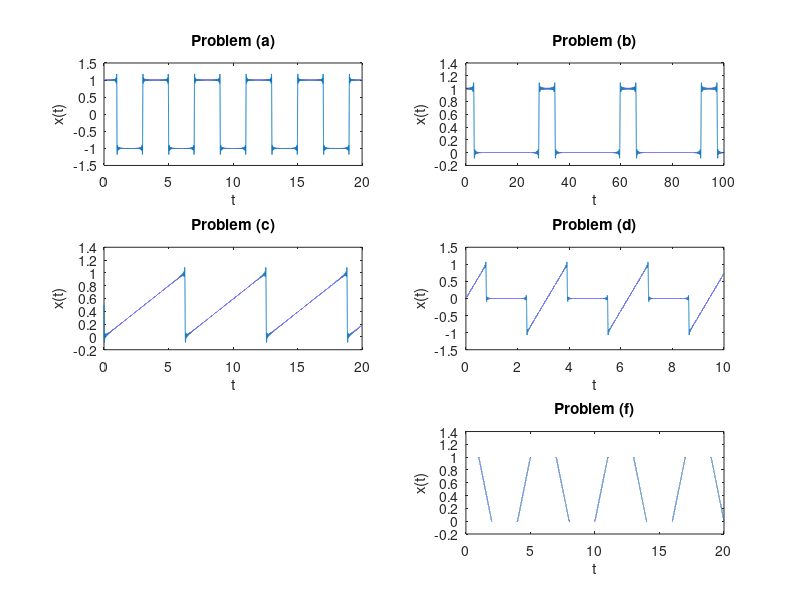

Recreate this plot in MATLAB.
clear;
clc;
%(a)
t = linspace(0,20,1e5);
xsum = zeros(size(t));
w = (pi/2);
mag = zeros(1,100);
num = zeros(1,100);
phase = zeros(1,100);
for n = 1:100
   xsum = xsum + (1 / (n*pi)) * ( 3*sin((n*pi)/2) - sin((n*pi*3)/2) ) * cos((n*w*t));
   x = (1 / (n*pi)) * ( 3*sin((n*pi)/2) - sin((n*pi*3)/2) ) * cos((n*w*t));
   mag(n) = max(x);
   num(n) = n;
   phase(n) = 0;
end
subplot(3,2,1);
plot(t, xsum)
title('Problem (a)');
xlabel('t');
ylabel('x(t)');

% (b)

t = linspace(0,100,1e5);
xsum = zeros(size(t));
w = (1/5);
a = 1/5;
xsum = a;
mag = zeros(1,100);
num = zeros(1,100);
phase = zeros(1,100);

for n = 1:100
   xsum = xsum + ( 2/(pi*n)*sin((n*pi)/5) ) * cos((n*w*t) );
   x = ( 2/(pi*n)*sin((n*pi)/5) ) * cos((n*w*t) );
   mag(n) = max(x);
   num(n) = n;
   phase(n) = 0;
end

%stemplot(mag, num)
%stemplot(phase, num)

subplot(3,2,2);
plot(t, xsum)
title('Problem (b)');
xlabel('t');
ylabel('x(t)');

% (c)

t = linspace(0,20,1e5);
xsum = zeros(size(t));
w = (1);
a = 1/2;
xsum = a;
for n = 1:100
   xsum = xsum + 1./(n.*pi) .* cos((n.*w.*t + (pi/2) ));
end

subplot(3,2,3);
plot(t, xsum)
title('Problem (c)');
xlabel('t');
ylabel('x(t)');

%(d) again

t = linspace(0,10,1e5);
xsum = zeros(size(t));
w = (2);
a = 0;
for n = 1:100
   xsum = xsum + (2./(pi.*n))*((2./(pi.*n)).*sin((pi.*n)./2) - cos((pi.*n)./2)) .* cos((n.*w.*t - ((pi)/2) ));
end

subplot(3,2,4);
plot(t, xsum)
title('Problem (d)');
xlabel('t');
ylabel('x(t)');

% (e) again


t = linspace(0,10,1e5);
xsum = zeros(size(t));
w = (2*pi)/3;
a = (1/6);
xsum = a;
for n = 1:100
    numerator = ( ((2*pi*n)/3)*cos((2*pi*n)/3) - sin((2*pi*n)/3) );
    denominator = ( cos((2*pi*n)/3) + ((2*pi*n)/3)*sin((2*pi*n)/3) - 1 );
    theta = atan( numerator / denominator );
   Cn = (3/(2*(pi^2)*(n^2))) * sqrt( 2 + (4*(pi^2)*(n^2))/9 -2*cos((2*pi*n)/3) - ((4*pi*n)/3)*sin((2*pi*n)/3) );
   xsum = xsum + Cn .* cos((n.*w.*t + theta ));
end

% subplot(3,2,5);
% plot(t, xsum)
% title('Problem (e)');
% xlabel('t');
% ylabel('x(t)');

% (f) again

t = linspace(0,20,1e5);
xsum = zeros(size(t));
w = (pi)/3;
a = (0.5);
xsum = a;
for n = 1:100
   Cn = (6/((pi^2)*(n^2))) * (cos((n*pi)/3) - cos((2*n*pi)/3));
   xsum = xsum + Cn .* cos((n.*w.*t ));
end
subplot(3,2,6);
plot(t, xsum)
title('Problem (f)');
xlabel('t');
ylabel('x(t)');